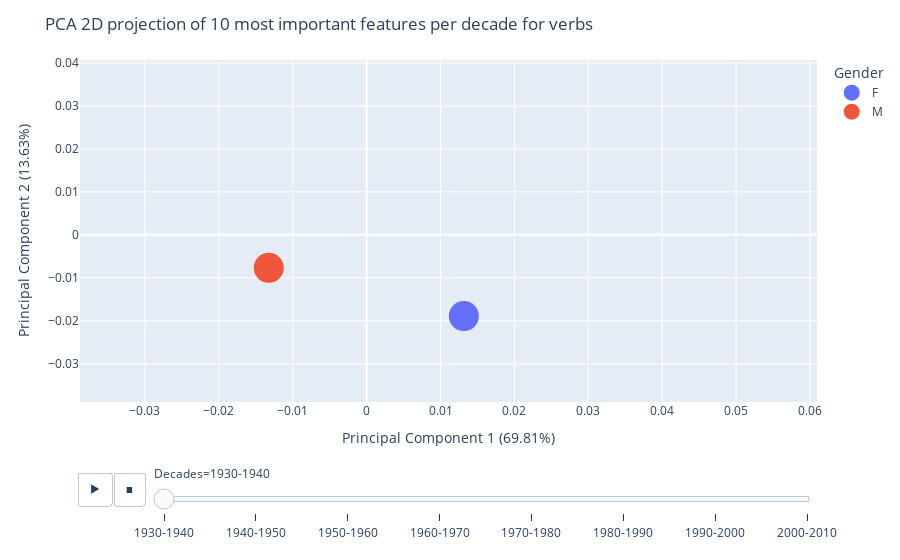

The notebook cell this image was saved under:
### Code cell
#Verbs
pca_plotly(df_lex_verb,'verbs',important_features_decades_verb[0])

### Figure 1 — Plotly figure (JSON) as saved in the notebook; plotly's stock layout.template omitted (floating-point values rounded to 4 significant figures)
{"data": [{"hovertemplate": "Gender=F<br>Decades=1930-1940<br>x=%{x}<br>y=%{y}<extra></extra>", "legendgroup": "F", "marker": {"color": "#636efa", "size": 30, "symbol": "circle"}, "mode": "markers", "name": "F", "orientation": "v", "showlegend": true, "type": "scatter", "x": [0.01316], "xaxis": "x", "y": [-0.0189], "yaxis": "y"}, {"hovertemplate": "Gender=M<br>Decades=1930-1940<br>x=%{x}<br>y=%{y}<extra></extra>", "legendgroup": "M", "marker": {"color": "#EF553B", "size": 30, "symbol": "circle"}, "mode": "markers", "name": "M", "orientation": "v", "showlegend": true, "type": "scatter", "x": [-0.01324], "xaxis": "x", "y": [-0.007683], "yaxis": "y"}], "layout": {"legend": {"title": {"text": "Gender"}, "tracegroupgap": 0}, "margin": {"t": 60}, "sliders": [{"active": 0, "currentvalue": {"prefix": "Decades="}, "len": 0.9, "pad": {"b": 10, "t": 60}, "steps": [{"args": [["1930-1940"], {"frame": {"duration": 0, "redraw": false}, "fromcurrent": true, "mode": "immediate", "transition": {"duration": 0, "easing": "linear"}}], "label": "1930-1940", "method": "animate"}, {"args": [["1940-1950"], {"frame": {"duration": 0, "redraw": false}, "fromcurrent": true, "mode": "immediate", "transition": {"duration": 0, "easing": "linear"}}], "label": "1940-1950", "method": "animate"}, {"args": [["1950-1960"], {"frame": {"duration": 0, "redraw": false}, "fromcurrent": true, "mode": "immediate", "transition": {"duration": 0, "easing": "linear"}}], "label": "1950-1960", "method": "animate"}, {"args": [["1960-1970"], {"frame": {"duration": 0, "redraw": false}, "fromcurrent": true, "mode": "immediate", "transition": {"duration": 0, "easing": "linear"}}], "label": "1960-1970", "method": "animate"}, {"args": [["1970-1980"], {"frame": {"duration": 0, "redraw": false}, "fromcurrent": true, "mode": "immediate", "transition": {"duration": 0, "easing": "linear"}}], "label": "1970-1980", "method": "animate"}, {"args": [["1980-1990"], {"frame": {"duration": 0, "redraw": false}, "fromcurrent": true, "mode": "immediate", "transition": {"duration": 0, "easing": "linear"}}], "label": "1980-1990", "method": "animate"}, {"args": [["1990-2000"], {"frame": {"duration": 0, "redraw": false}, "fromcurrent": true, "mode": "immediate", "transition": {"duration": 0, "easing": "linear"}}], "label": "1990-2000", "method": "animate"}, {"args": [["2000-2010"], {"frame": {"duration": 0, "redraw": false}, "fromcurrent": true, "mode": "immediate", "transition": {"duration": 0, "easing": "linear"}}], "label": "2000-2010", "method": "animate"}], "x": 0.1, "xanchor": "left", "y": 0, "yanchor": "top"}], "title": {"text": "PCA 2D projection of 10 most important features per decade for verbs"}, "updatemenus": [{"buttons": [{"args": [null, {"frame": {"duration": 500, "redraw": false}, "fromcurrent": true, "mode": "immediate", "transition": {"duration": 500, "easing": "linear"}}], "label": "&#9654;", "method": "animate"}, {"args": [[null], {"frame": {"duration": 0, "redraw": false}, "fromcurrent": true, "mode": "immediate", "transition": {"duration": 0, "easing": "linear"}}], "label": "&#9724;", "method": "animate"}], "direction": "left", "pad": {"r": 10, "t": 70}, "showactive": false, "type": "buttons", "x": 0.1, "xanchor": "right", "y": 0, "yanchor": "top"}], "xaxis": {"anchor": "y", "domain": [0, 1], "range": [-0.03879, 0.06095], "title": {"text": "Principal Component 1 (69.81%)"}}, "yaxis": {"anchor": "x", "domain": [0, 1], "range": [-0.0389, 0.04068], "title": {"text": "Principal Component 2 (13.63%)"}}}}
